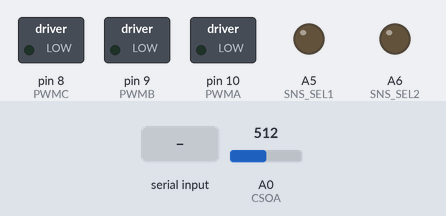
Bench run of a sketch on a simulated Teensy 4. Shown: switched loads named in the sketch (green lamp = pin HIGH), output pins drawn as LEDs (lit = HIGH). Dashed ring = blinking. Inputs (shaded band) come from the test bench; at power-on: A0 (CSOA) = 512. Pins used as bus, display or sensor lines are not drawn; what the sketch prints to the serial monitor is not drawn.

Above: at 0.9 s.
1.0 s: "1\n" received over Serial
2.5 s: "0\n" received over Serial
At 2.66 s:
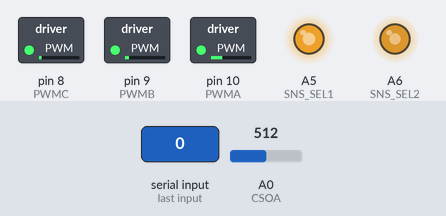
5.5 s: "2\n" received over Serial
At 6.7 s:
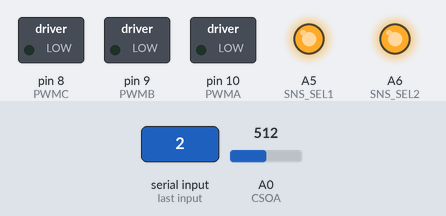
7.0 s: "1\n" received over Serial
At 7.46 s:
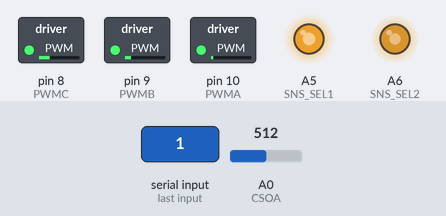
10.0 s: A0 (CSOA) set to 0
At 10.19 s:
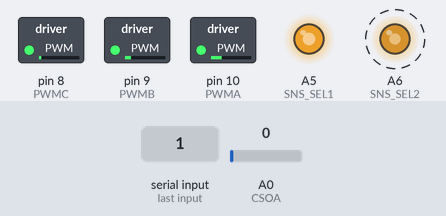
13.0 s: A0 (CSOA) set to 16
Timing chart, 0 to 38.1 s (numbered marks = the images above; inputs shaded):
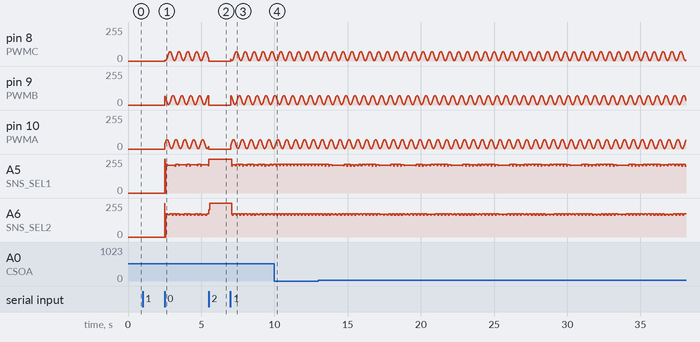

The sketch:

sine.ino
```cpp
#include <SPI.h>

#define PMUXA2 4
#define PMUXA1 3
#define PMUXA0 2

//the following are for FPC 1 (motor 1)
#define PWMA 10
#define PWMB 9
#define PWMC 8

#define CSOA 14     //current sense analog in
#define SNS_SEL1 19 //current sense mux selection
#define SNS_SEL2 20 //current sense mux selection

#define READ  0x8000  //1 in MSB
#define WRITE 0x0000  //0 in MSB

//16bit SPI, buf used for both send and receive
uint16_t buf = 0;

void selectRAA(){
  //selects MUX0 which goes to CS_DRV1
  digitalWrite(PMUXA2, LOW);
  digitalWrite(PMUXA1, LOW);
  digitalWrite(PMUXA0, LOW);
}

void deselectRAA(){
  //selects MUX4 which is unused
  digitalWrite(PMUXA2, HIGH);
  digitalWrite(PMUXA1, LOW);
  digitalWrite(PMUXA0, LOW);
}

uint16_t regRead(unsigned char reg_addr){
  //bit 15: 1 for read, bits 14-12: register address, bits 11-0: don't care
  buf = READ | ((reg_addr & 0b111) << 12);
  selectRAA();
  buf = SPI.transfer16(buf);
  deselectRAA();
  return buf;
}

void regWrite(unsigned char reg_addr, uint16_t data){
  //bit 15: 0 for write, bits 14-12: register address, bits 11-0: data
  buf = WRITE | ((reg_addr & 0b111) << 12) | (data & 0x0FFF);
  selectRAA();
  buf = SPI.transfer16(buf);
  deselectRAA();
}

void regPrint(unsigned char reg_addr){
  Serial.print("Reg ");
  Serial.print(reg_addr, HEX);
  Serial.print(": \n");

  int16_t ret = regRead(reg_addr);
  for(int i=15; i>=0; i--){
    Serial.print(bitRead(ret, i));
    if(i % 4 == 0){
      Serial.print(" ");
    }
  }
  Serial.print("\n");
}


/*
Config registers default:
Reg 0x2: 0011 1010 0100
Reg 0x3: 0010 0101 0000
Reg 0x4: 1011 0000 0010
Reg 0x5: 0111 1111 1100

We want 3 phase PWM mode so each phase is only controlled by 1 pin (LIx)
PWM_MODE = 1b;

Current sense mode 5:
DT/IFSEL/BEN = tied to VCC (hardwired)
BEMF_EN = 0b;
CS_MODE = 0b;
CS_SH_EN = 1b;

Clear fault:
CLR_FLT = 1b;

Config registers with the settings:
Reg 0x2: 1011 1011 0101
Reg 0x3: 0010 0101 0000
Reg 0x4: 1011 0000 0010
Reg 0x5: 0111 1111 1100
*/

void initRAA(){
  regWrite(0x2, 0b101110111101); //clear fault (warning can spike voltage)
//  regWrite(0x2, 0b001110110100); //only change to pwm mode and clear fault

  regWrite(0x3, 0b101001010000);
  regWrite(0x4, 0b101100000010);
  regWrite(0x5, 0b010000000000);
}

void disableMotors(){
//  regWrite(0x2, 0b001110101101); //enter HI/LO mode instead of PWM mode

  //force all phases 0V
  analogWrite(PWMA, 0);
  analogWrite(PWMB, 0);
  analogWrite(PWMC, 0);
}

void setup() {
  pinMode(PMUXA2, OUTPUT);
  pinMode(PMUXA1, OUTPUT);
  pinMode(PMUXA0, OUTPUT);

  pinMode(PWMA, OUTPUT);
  pinMode(PWMB, OUTPUT);
  pinMode(PWMC, OUTPUT);

  analogWriteFrequency(PWMA, 32226); //Teensy 4.0 at 396MHz https://www.pjrc.com/teensy/td_pulse.html
  analogWriteFrequency(PWMB, 32226); //this is above human hearing so it ok, small motors switch around this range
  analogWriteFrequency(PWMC, 32226);
  analogWriteResolution(12); // analogWrite value 0 to 4095, or 4096 for high

  pinMode(CSOA, INPUT);
  pinMode(SNS_SEL1, OUTPUT);
  pinMode(SNS_SEL2, OUTPUT);

  SPI.begin();
  SPI.beginTransaction(SPISettings(1400000, MSBFIRST, SPI_MODE1));

//  analogWrite(PWMA, 4096); //right now PHA is shorted to VM so don't switch low side at all

  delay(100);


  initRAA();

  while(!Serial.available()){ //wait until next input
    for(int i=0; i < 6; i++){
      regPrint(i);
    }
    delay(10);
  }
}

//lookup table with 48 values from 0 to 4095
int sine48[] = {
  2048,2315,2577,2831,3071,3294,3495,3672,
  3821,3939,4025,4077,4095,4077,4025,3939,
  3821,3672,3495,3294,3071,2831,2577,2315,
  2048,1780,1518,1264,1024,801,600,423,
  274,156,70,18,0,18,70,156,
  274,423,600,801,1024,1264,1518,1780
};

int step = 0;
float power = 2/7.4;

void loop() {

  //type anything in serial monitor to toggle pause/resume
  if (Serial.available()) {
    disableMotors();
    Serial.println("pause");

    while(Serial.available()){ //clear buffer
      Serial.read();
    }
    while(!Serial.available()){ //wait until next input
      for(int i=0; i < 6; i++){
        regPrint(i);
      }
      delay(10);
    }
    while(Serial.available()){ //clear buffer
      Serial.read();
    }
    Serial.println("resume");
  }

//  initRAA();

//  regWrite(0x2, 0b001110111101);
//  regWrite(0x3, 0b101001010000);
//  regWrite(0x4, 0b101100000010);
//  regWrite(0x5, 0b010000000000);

//  for(int i=0; i < 6; i++){
//    regPrint(i);
//  }
//
//
  int valA = power * sine48[step];
  int valB = power * sine48[(step + 16)%48];
  int valC = power * sine48[(step + 32)%48];

  step = (step + 1)%48;

  analogWrite(PWMA, valA+50);
  analogWrite(PWMB, valB+50);
  analogWrite(PWMC, valC+50);

//  analogWrite(PWMB, 1000);
//  analogWrite(PWMC, 0);

//  Serial.print(", valA: ");
//  Serial.print(valA);
//  Serial.print(", valB: ");
//  Serial.print(valB);
//  Serial.print(", valC: ");
//  Serial.println(valC);


//  delay(10);


  digitalWrite(SNS_SEL1, LOW);
  digitalWrite(SNS_SEL2, HIGH);
  delay(2);
  Serial.print("A: ");
  Serial.print(analogRead(CSOA));
  Serial.print(", ");


  digitalWrite(SNS_SEL1, HIGH);
  digitalWrite(SNS_SEL2, LOW);
  delay(4);
  Serial.print("B: ");
  Serial.print(analogRead(CSOA));
  Serial.print(", ");

  digitalWrite(SNS_SEL1, HIGH);
  digitalWrite(SNS_SEL2, HIGH);
  delay(6);
  Serial.print("C: ");
  Serial.print(analogRead(CSOA));
  Serial.print(", ");

  Serial.println("\n");


}
```
